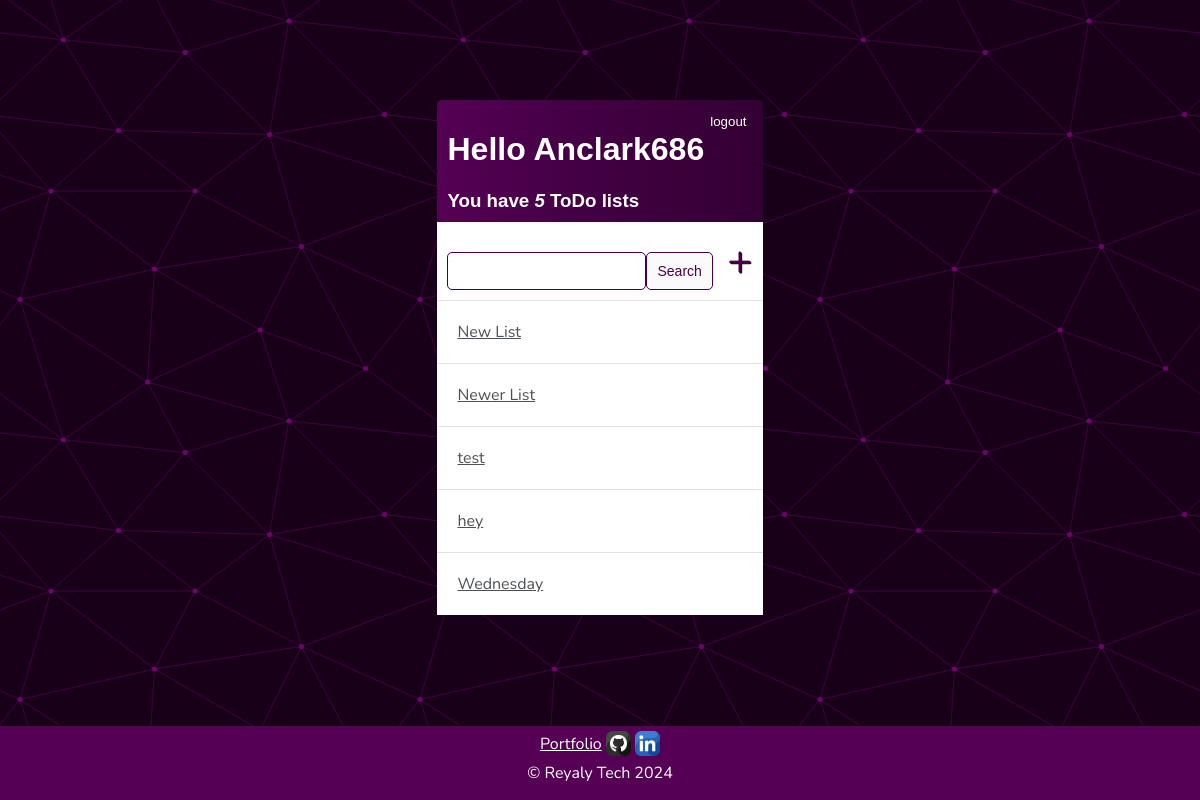
The app's page / (signed in), older data.
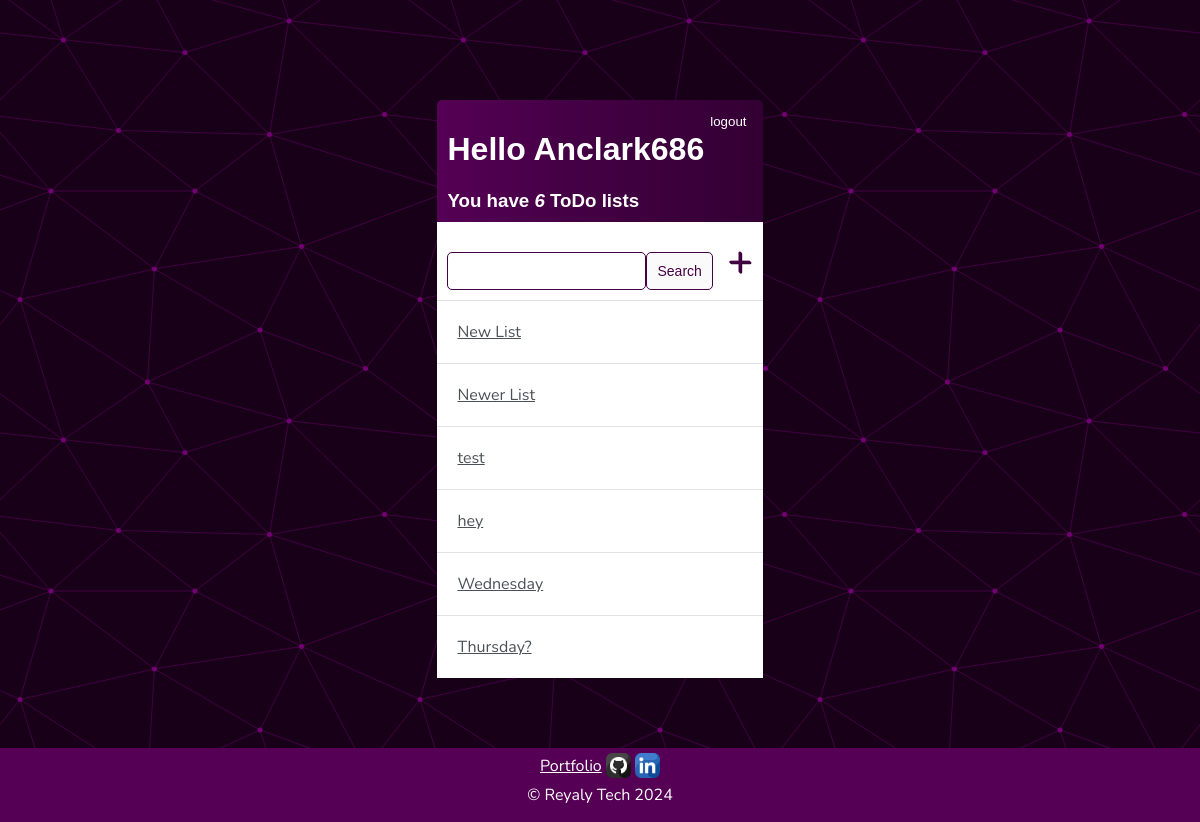
The same page, newer data.
### base/models.py (models this page shows)
class ToDoList(models.Model):
    user = models.ForeignKey(User, on_delete=models.CASCADE, null=True, blank=True)
    title = models.CharField(max_length=200)
    description = models.CharField(max_length=200)
    created = models.DateTimeField(auto_now_add=True)
    def __str__(self):
        return self.title
    class Meta:
        ordering = ['created']

### base/views.py (the view)
# urls.py: path('', ToDoListList.as_view(), name="lists"),
class ToDoListList(LoginRequiredMixin, ListView):
    model = ToDoList
    context_object_name = "lists"
    def get_context_data(self, **kwargs):
        context = super().get_context_data(**kwargs)
        context['lists'] = context['lists'].filter(user=self.request.user)
        context['count'] = context['lists'].count
        search_input = self.request.GET.get('search-area') or ''
        if search_input:
            context['lists'] = context['lists'].filter(title__contains=search_input)
        context['search_input'] = search_input
        return context

### base/templates/base/todolist_list.html (shortened to what this page needs)
{% extends 'base/main.html' %} {% block content%}
<div class="header-bar">
  <div>
    <h1>Hello {{request.user|title}}</h1>
    <h3 style="margin: 0">You have <i>{{count}}</i> ToDo list{{count|pluralize}}</h3>
  </div>
  {% if request.user.is_authenticated %}
  <form method="post" action="{% url 'logout' %}">
    <button type="submit" class="logout-btn">logout</button>
  </form>
  {% else %}
  <a href="{% url 'login' %}">Login</a>
  {% endif %}
</div>
<div id="search-add-wrapper">
  <form method="GET" style="margin-top: 20px; display: flex;">
      <input type="text" name="search-area" value="{{search_input}}">
      <input class="button" type="submit" value="Search" >
  </form>
  <a id="add-link" href = "{% url 'todolist-create' %}">&#x2b;</a>
</div>
<div class="task-items-wrapper">
  {% for list in lists %}
  <div class="list-wrapper">
    <a href="{% url 'tasks' list.id %}">{{list}}</a>
  </div>
  {% empty %}
  <h3>No lists</h3>
  {% endfor %}
</div>
{% endblock content%}

Row changes from the older to the newer data that the page shows:
added ToDoList: title "Thursday?"
Text that changed along with them:
{{ count }}: "5" → "6"
